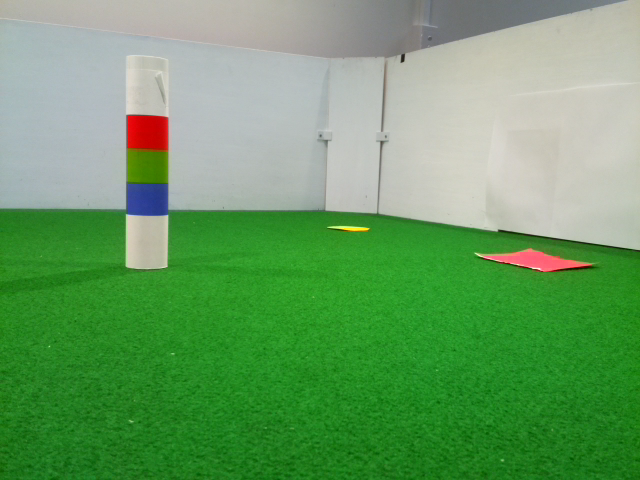
#> input picture Core/tools/saved_images/opencv_image_1.png, 640 x 480 px
$ python HSV_THRESHOLD_FINDER.py
#> lines starting #> are read from the running program, lines starting #| are printed output that depends on the picture; after the words box and inside, x2 and y2 are one past the last pixel; in counts of white or black regions, pixels touching at a corner belong together
'''

HSV TRHESHOLD VALUE FINDER SCRIPT
used to find the upper and lower limits of a color
you are trying to threshold in HSV colorspace

updated 22/03 by alec

HOW TO USE:

change "file_name" below to your image file
run python hsv_picker.py

Step 1.
	- Move all UPPER H, S, V sliders to there MAX setting
Step 2.
	- Slide the LOWER H value until your wanted color is on the verge of going
	all black, then go back a bit so its a constant color
	- Slide the LOWER S, V sliders to try and get rid of other specs of color we dont want
	- Slide the UPPER H, S ,V sliders to improve mask of wanted color even more
Step 3.
	- record values for use in a script

'''

import numpy as np
import cv2

def nothing(x):
	pass

file_name = 'saved_images/opencv_image_1.png'

#define the image
cv2.namedWindow('image')

#create trackbars
cv2.createTrackbar('H_lower', 'image', 0, 180, nothing)
#> slider 'H_lower' is set to 36
cv2.createTrackbar('S_lower', 'image', 0, 255, nothing)
#> slider 'S_lower' is set to 51
cv2.createTrackbar('V_lower', 'image', 0, 255, nothing)
#> slider 'V_lower' is set to 51

cv2.createTrackbar('H_upper', 'image', 0, 180, nothing)
#> slider 'H_upper' is set to 180
cv2.createTrackbar('S_upper', 'image', 0, 255, nothing)
#> slider 'S_upper' is set to 255
cv2.createTrackbar('V_upper', 'image', 0, 255, nothing)
#> slider 'V_upper' is set to 255

while(1):

	img = cv2.imread(file_name)
#> img is the input picture: shape (480, 640, 3); mean B, G, R 100.4, 157.5, 105
	#convert the image to hsv
	hsv_img = cv2.cvtColor(img, cv2.COLOR_BGR2HSV)
#> hsv_img: shape (480, 640, 3); mean H, S, V 57.6, 112.6, 159.8

	#get trackbar positions
	h_lower = cv2.getTrackbarPos('H_lower', 'image')
	s_lower = cv2.getTrackbarPos('S_lower', 'image')
	v_lower = cv2.getTrackbarPos('V_lower', 'image')

	h_upper = cv2.getTrackbarPos('H_upper', 'image')
	s_upper = cv2.getTrackbarPos('S_upper', 'image')
	v_upper = cv2.getTrackbarPos('V_upper', 'image')

	#define range of yellow color in HSV
	lower_yellow = np.array([h_lower,s_lower,v_lower])
	upper_yellow = np.array([h_upper,s_upper,v_upper])

	#threshold the HSV image to get only the required colour
	mask = cv2.inRange(hsv_img, lower_yellow, upper_yellow)
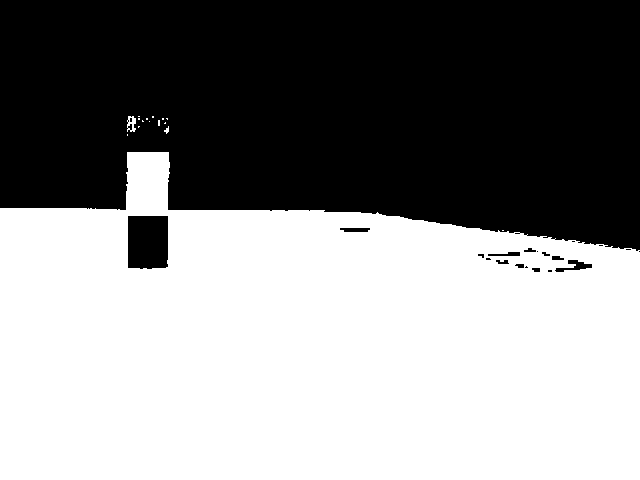
#> mask: shape (480, 640); 54.3% white; 21 black regions (10 under 20 px), largest, box (x1, y1, x2, y2) and area: (0, 0, 640, 251) 137607, (128, 216, 168, 269) 2082, (555, 260, 592, 272) 191

	#bitwise AND mask and original image
	res = cv2.bitwise_and(img,img,mask = mask)
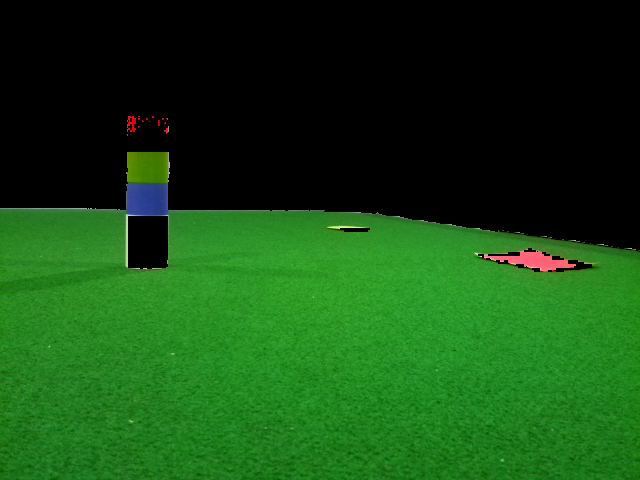
#> res: shape (480, 640, 3); mean B, G, R 19.2, 73.3, 21.7

	cv2.imshow('image', res)

	k = cv2.waitKey(5) & 0xFF
#> (key Esc is pressed here)
	if k == 27:
		break

cv2.destroyAllWindows()

#RECORDED VALUES

'''

yellow_lower 25,150,200
yellow_upper 40,230,255

'''

$ run again, with Core/tools/saved_images/opencv_image_0.png copied over Core/tools/saved_images/opencv_image_1.png
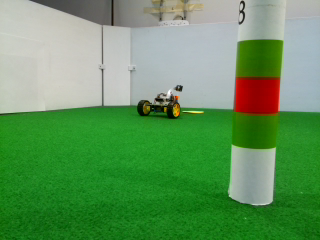
#> input picture Core/tools/saved_images/opencv_image_0.png, 320 x 240 px
#> img is the input picture: shape (240, 320, 3); mean B, G, R 92.6, 148.4, 97.2
#> hsv_img: shape (240, 320, 3); mean H, S, V 58.2, 123.1, 152.3
#> `mask = cv2.inRange(hsv_img, lower_yellow, upper_yellow)`:
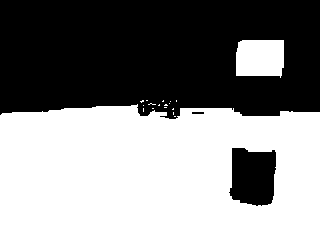
#> mask: shape (240, 320); 53.1% white; 3 black regions, box (x1, y1, x2, y2) and area: (0, 0, 320, 119) 33746, (229, 148, 276, 206) 2271, (192, 112, 204, 114) 24
#> `res = cv2.bitwise_and(img,img,mask = mask)`:
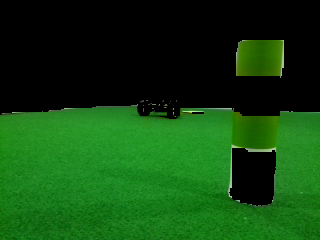
#> res: shape (240, 320, 3); mean B, G, R 15.2, 68.3, 16.7

$ run again, with Core/tools/saved_images/opencv_image_10.png copied over Core/tools/saved_images/opencv_image_1.png
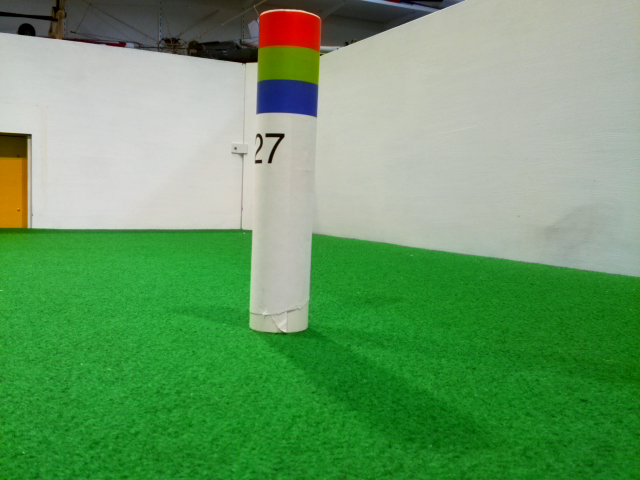
#> input picture Core/tools/saved_images/opencv_image_10.png, 640 x 480 px
#> img is the input picture: shape (480, 640, 3); mean B, G, R 102.4, 155.7, 105.2
#> hsv_img: shape (480, 640, 3); mean H, S, V 53.6, 111.1, 158.3
#> `mask = cv2.inRange(hsv_img, lower_yellow, upper_yellow)`:
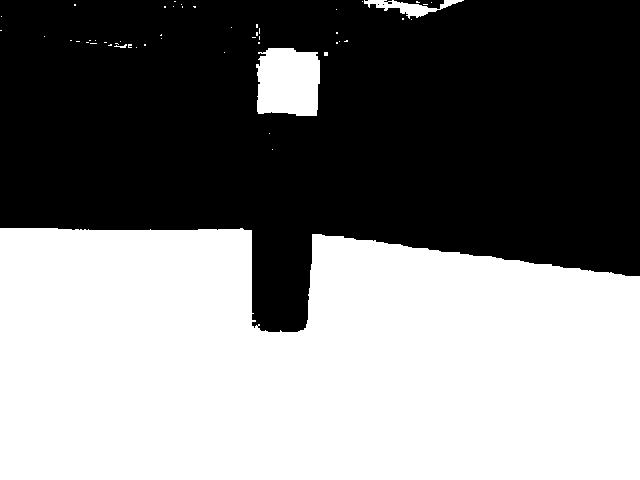
#> mask: shape (480, 640); 49.1% white; 51 white regions (47 under 20 px), largest, box (x1, y1, x2, y2) and area: (0, 228, 640, 480) 146128, (256, 48, 320, 116) 3877, (364, 0, 464, 19) 686, (114, 44, 127, 48) 24
#> `res = cv2.bitwise_and(img,img,mask = mask)`:
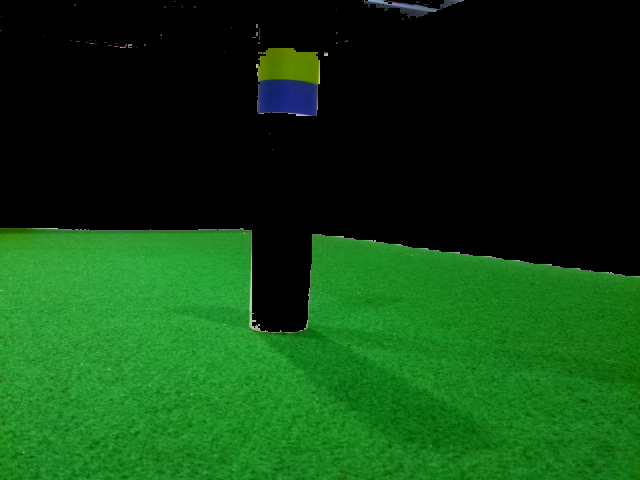
#> res: shape (480, 640, 3); mean B, G, R 18.6, 66.2, 15.9

$ run again, with Core/tools/saved_images/opencv_image_11.png copied over Core/tools/saved_images/opencv_image_1.png
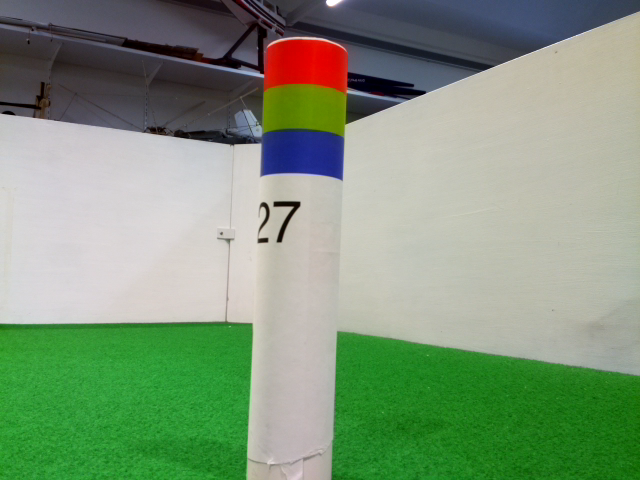
#> input picture Core/tools/saved_images/opencv_image_11.png, 640 x 480 px
#> img is the input picture: shape (480, 640, 3); mean B, G, R 122.5, 150.5, 128.3
#> hsv_img: shape (480, 640, 3); mean H, S, V 63.9, 76, 157.6
#> `mask = cv2.inRange(hsv_img, lower_yellow, upper_yellow)`:
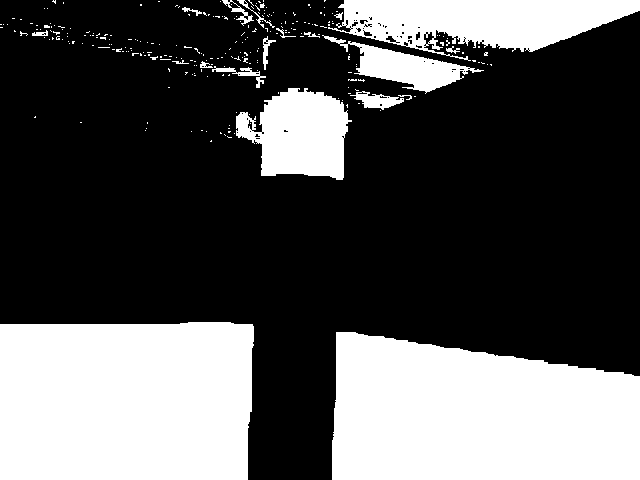
#> mask: shape (480, 640); 33.2% white; 264 white regions (245 under 20 px), largest, box (x1, y1, x2, y2) and area: (0, 322, 254, 480) 39203, (332, 332, 640, 480) 38775, (328, 0, 640, 61) 11273
#> `res = cv2.bitwise_and(img,img,mask = mask)`:
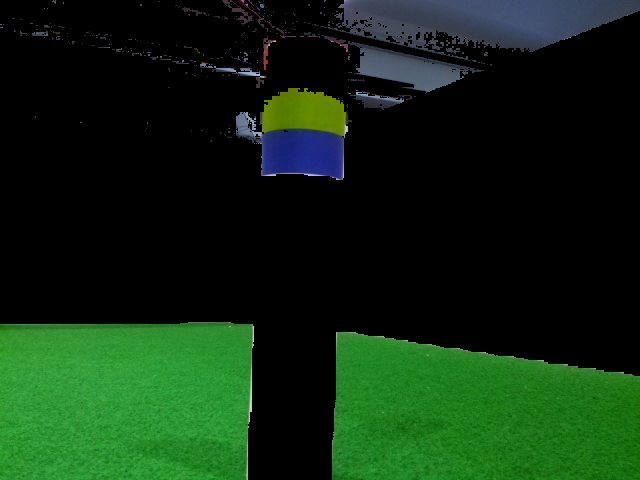
#> res: shape (480, 640, 3); mean B, G, R 17, 40.9, 15.1
